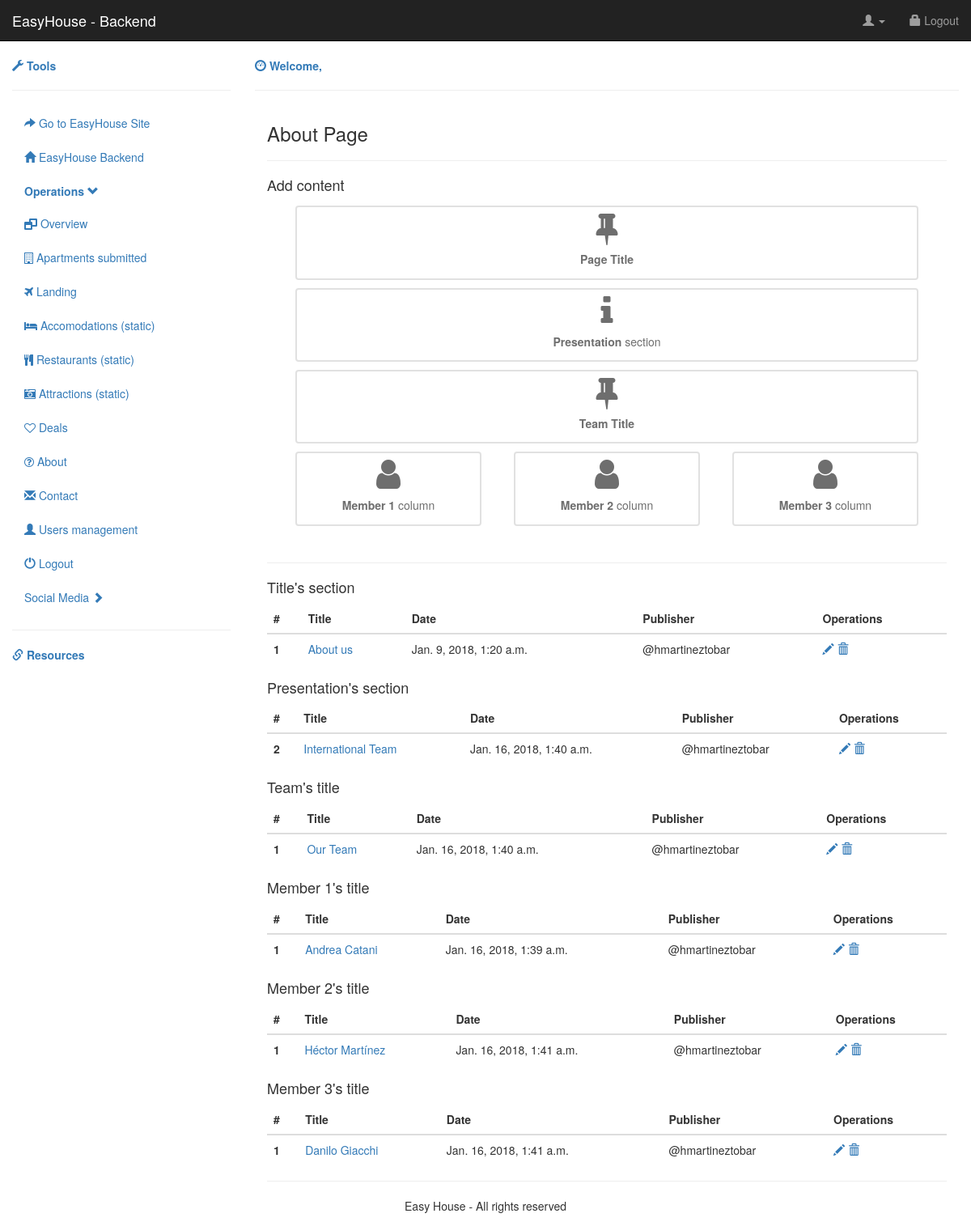
Screenshot of /backend/operations/about with the database file from the repository.
### backend/models.py (models this page shows)
class About_PageTitle(models.Model):
	author = models.ForeignKey('auth.User')
	title = models.CharField(max_length=200)
	created_date = models.DateTimeField(
			default=timezone.now)
	published_date = models.DateTimeField(
			blank=True, null=True)

class About_PresentationText(models.Model):
	author = models.ForeignKey('auth.User')
	title = models.CharField(max_length=200)
	text = models.TextField()
	created_date = models.DateTimeField(
			default=timezone.now)
	published_date = models.DateTimeField(
			blank=True, null=True)

class About_TeamTitle(models.Model):
	author = models.ForeignKey('auth.User')
	title = models.CharField(max_length=200)
	created_date = models.DateTimeField(
			default=timezone.now)
	published_date = models.DateTimeField(
			blank=True, null=True)

class About_MemberOne(models.Model):
	author = models.ForeignKey('auth.User')
	title = models.CharField(max_length=200)
	text = models.TextField()
	created_date = models.DateTimeField(
			default=timezone.now)
	published_date = models.DateTimeField(
			blank=True, null=True)

class About_MemberTwo(models.Model):
	author = models.ForeignKey('auth.User')
	title = models.CharField(max_length=200)
	text = models.TextField()
	created_date = models.DateTimeField(
			default=timezone.now)
	published_date = models.DateTimeField(
			blank=True, null=True)

class About_MemberThree(models.Model):
	author = models.ForeignKey('auth.User')
	title = models.CharField(max_length=200)
	text = models.TextField()
	created_date = models.DateTimeField(
			default=timezone.now)
	published_date = models.DateTimeField(
			blank=True, null=True)

### backend/views.py (the view)
# urls.py: url(r'^backend/operations/about$', views.backend_ops_about, name='backend_ops_about'),
def backend_ops_about(request):
	titles = About_PageTitle.objects.filter(published_date__lte=timezone.now()).order_by('published_date')
	presentations = About_PresentationText.objects.filter(published_date__lte=timezone.now()).order_by('published_date')
	teams = About_TeamTitle.objects.filter(published_date__lte=timezone.now()).order_by('published_date')
	memberones = About_MemberOne.objects.filter(published_date__lte=timezone.now()).order_by('published_date')
	membertwos = About_MemberTwo.objects.filter(published_date__lte=timezone.now()).order_by('published_date')
	memberthrees = About_MemberThree.objects.filter(published_date__lte=timezone.now()).order_by('published_date')
	return render(request, 'backend/backend_ops_about.html', {'titles': titles, 'presentations': presentations, 'teams':teams, 'memberones':memberones, 'membertwos':membertwos, 'memberthrees':memberthrees})

### backend/templates/backend/backend_ops_about.html
{% extends 'backend/backend.html' %}
{% load staticfiles %}
{% block content %}
<link href="{% static '../static/css/backendStyle.css' %}" rel="stylesheet">
<link href="https://maxcdn.bootstrapcdn.com/font-awesome/4.7.0/css/font-awesome.min.css" rel="stylesheet">
<div class="container-fluid">
        <h3>About Page</h3>
        <hr>
        <h4>Add content</h4>
        <div class="col-xs-12 col-sm-12 col-lg-12">
          <div class="col-lg-12 col-md-12 col-sm-12 col-xs-12">
            <div class="div-square">
              <a href="{% url 'backend:about_new_pageTitle' %}">
                <i class="fa fa-thumb-tack fa-3x"></i>
                <h5><strong>Page Title</strong></h5>
              </a>
            </div>
          </div>
          <div class="col-lg-12 col-md-12 col-sm-12 col-xs-12">
            <div class="div-square">
              <a href="{% url 'backend:about_new_presentation' %}">
                <i class="fa fa-info fa-3x"></i>
                <h5><strong>Presentation</strong> section</h5>
              </a>
            </div>
          </div>
          <div class="col-lg-12 col-md-12 col-sm-12 col-xs-12">
            <div class="div-square">
              <a href="{% url 'backend:about_new_teamTitle' %}">
                <i class="fa fa-thumb-tack fa-3x"></i>
                <h5><strong>Team Title</strong></h5>
              </a>
            </div>
          </div>
          <div class="col-lg-4 col-md-4 col-sm-4 col-xs-4">
            <div class="div-square">
              <a href="{% url 'backend:about_new_member1' %}">
                <i class="fa fa-user fa-3x"></i>
                <h5><strong>Member 1</strong> column</h5>
              </a>
            </div>
          </div>
          <div class="col-lg-4 col-md-4 col-sm-4 col-xs-4">
            <div class="div-square">
              <a href="{% url 'backend:about_new_member2' %}">
                <i class="fa fa-user fa-3x"></i>
                <h5><strong>Member 2</strong> column</h5>
              </a>
            </div>
          </div>
          <div class="col-lg-4 col-md-4 col-sm-4 col-xs-4">
            <div class="div-square">
              <a href="{% url 'backend:about_new_member3' %}">
                <i class="fa fa-user fa-3x"></i>
                <h5><strong>Member 3</strong> column</h5>
              </a>
            </div>
          </div>
</div>
<p> &nbsp;</p>
<hr>
<h4>Title's section</h4>
<table class="table table-hover">
  <thead>
    <tr>
      <th scope="col">#</th>
      <th scope="col">Title</th>
      <th scope="col">Date</th>
      <th scope="col">Publisher</th>
      <th scope="col">Operations</th>
    </tr>
  </thead>
  <tbody>
    {% for title in titles %}
    <tr>
      <th scope="row">{{ title.pk }}</th>
      <td><a href="{% url 'backend:about_pageTitle_detail' pk=title.pk %}">{{ title.title }}</td>
      <td>{{ title.published_date }}</td>
      <td>@{{ title.author }}</td>
      <td> <a class="glyphicon glyphicon-pencil" alt="Edit {{ title.title }}" href="{% url 'backend:about_title_edit' pk=title.pk %}"></a>
        <a class="glyphicon glyphicon-trash" href="{% url 'backend:about_title_remove' pk=title.pk %}"></a></td>
    </tr>
    {% endfor %}
</table>
<h4>Presentation's section</h4>
<table class="table table-hover">
  <thead>
    <tr>
      <th scope="col">#</th>
      <th scope="col">Title</th>
      <th scope="col">Date</th>
      <th scope="col">Publisher</th>
      <th scope="col">Operations</th>
    </tr>
  </thead>
  <tbody>
    {% for presentation in presentations %}
    <tr>
      <th scope="row">{{ presentation.pk }}</th>
      <td><a href="{% url 'backend:about_presentation_detail' pk=presentation.pk %}">{{ presentation.title }}</td>
      <td>{{ presentation.published_date }}</td>
      <td>@{{ presentation.author }}</td>
      <td> <a class="glyphicon glyphicon-pencil" alt="Edit {{ presentation.title }}" href="{% url 'backend:about_presentation_edit' pk=presentation.pk %}"></a>
        <a class="glyphicon glyphicon-trash" href="{% url 'backend:about_presentation_remove' pk=presentation.pk %}"></a></td>
    </tr>
    {% endfor %}
</table>
<h4>Team's title</h4>
<table class="table table-hover">
  <thead>
    <tr>
      <th scope="col">#</th>
      <th scope="col">Title</th>
      <th scope="col">Date</th>
      <th scope="col">Publisher</th>
      <th scope="col">Operations</th>
    </tr>
  </thead>
  <tbody>
    {% for team in teams %}
    <tr>
      <th scope="row">{{ team.pk }}</th>
      <td><a href="{% url 'backend:about_teamTitle_detail' pk=team.pk %}">{{ team.title }}</td>
      <td>{{ team.published_date }}</td>
      <td>@{{ team.author }}</td>
      <td> <a class="glyphicon glyphicon-pencil" alt="Edit {{ team.title }}" href="{% url 'backend:about_teamTitle_edit' pk=team.pk %}"></a>
        <a class="glyphicon glyphicon-trash" href="{% url 'backend:about_teamTitle_remove' pk=team.pk %}"></a></td>
    </tr>
    {% endfor %}
</table>
<h4>Member 1's title</h4>
<table class="table table-hover">
  <thead>
    <tr>
      <th scope="col">#</th>
      <th scope="col">Title</th>
      <th scope="col">Date</th>
      <th scope="col">Publisher</th>
      <th scope="col">Operations</th>
    </tr>
  </thead>
  <tbody>
    {% for memberone in memberones %}
    <tr>
      <th scope="row">{{ memberone.pk }}</th>
      <td><a href="{% url 'backend:about_memberOne_detail' pk=memberone.pk %}">{{ memberone.title }}</td>
      <td>{{ memberone.published_date }}</td>
      <td>@{{ memberone.author }}</td>
      <td> <a class="glyphicon glyphicon-pencil" alt="Edit {{ memberone.title }}" href="{% url 'backend:about_member1_edit' pk=memberone.pk %}"></a>
        <a class="glyphicon glyphicon-trash" href="{% url 'backend:about_member1_remove' pk=memberone.pk %}"></a></td>
    </tr>
    {% endfor %}
</table>
<h4>Member 2's title</h4>
<table class="table table-hover">
  <thead>
    <tr>
      <th scope="col">#</th>
      <th scope="col">Title</th>
      <th scope="col">Date</th>
      <th scope="col">Publisher</th>
      <th scope="col">Operations</th>
    </tr>
  </thead>
  <tbody>
    {% for membertwo in membertwos %}
    <tr>
      <th scope="row">{{ membertwo.pk }}</th>
      <td><a href="{% url 'backend:about_memberTwo_detail' pk=membertwo.pk %}">{{ membertwo.title }}</td>
      <td>{{ membertwo.published_date }}</td>
      <td>@{{ membertwo.author }}</td>
      <td> <a class="glyphicon glyphicon-pencil" alt="Edit {{ membertwo.title }}" href="{% url 'backend:about_member2_edit' pk=membertwo.pk %}"></a>
        <a class="glyphicon glyphicon-trash" href="{% url 'backend:about_member2_remove' pk=membertwo.pk %}"></a></td>
    </tr>
    {% endfor %}
</table>
<h4>Member 3's title</h4>
<table class="table table-hover">
  <thead>
    <tr>
      <th scope="col">#</th>
      <th scope="col">Title</th>
      <th scope="col">Date</th>
      <th scope="col">Publisher</th>
      <th scope="col">Operations</th>
    </tr>
  </thead>
  <tbody>
    {% for memberthree in memberthrees %}
    <tr>
      <th scope="row">{{ memberthree.pk }}</th>
      <td><a href="{% url 'backend:about_memberThree_detail' pk=memberthree.pk %}">{{ memberthree.title }}</td>
      <td>{{ memberthree.published_date }}</td>
      <td>@{{ memberthree.author }}</td>
      <td> <a class="glyphicon glyphicon-pencil" alt="Edit {{ memberthree.title }}" href="{% url 'backend:about_member3_edit' pk=memberthree.pk %}"></a>
        <a class="glyphicon glyphicon-trash" href="{% url 'backend:about_member3_remove' pk=memberthree.pk %}"></a></td>
    </tr>
    {% endfor %}
</table>
{% endblock %}

### backend/static/css/backendStyle.css (style rules this page uses)
.div-square { padding:5px; border:2px double #e1e1e1; -webkit-border-radius:8px; -moz-border-radius:8px; border-radius:4px; margin:5px; text-align: center; }
.div-square> a,.div-square> a:hover { color:#6E6E6E; text-decoration:none; }

### rows the page displays
About_PageTitle: pk "1", title "About us", published_date "Jan. 9, 2018, 1:20 a.m.", author "hmartineztobar"
About_PresentationText: pk "2", title "International Team", published_date "Jan. 16, 2018, 1:40 a.m.", author "hmartineztobar"
About_TeamTitle: pk "1", title "Our Team", published_date "Jan. 16, 2018, 1:40 a.m.", author "hmartineztobar"
About_MemberOne: pk "1", title "Andrea Catani", published_date "Jan. 16, 2018, 1:39 a.m.", author "hmartineztobar"
About_MemberTwo: pk "1", title "Héctor Martínez", published_date "Jan. 16, 2018, 1:41 a.m.", author "hmartineztobar"
About_MemberThree: pk "1", title "Danilo Giacchi", published_date "Jan. 16, 2018, 1:41 a.m.", author "hmartineztobar"
